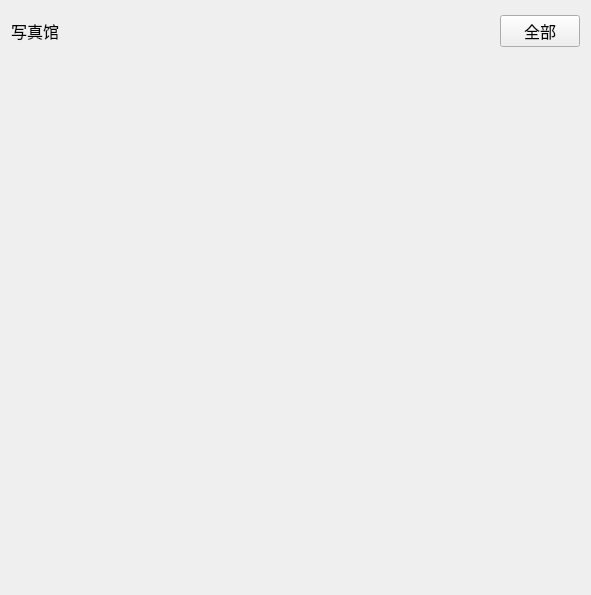
<?xml version="1.0" encoding="UTF-8"?>
<ui version="4.0">
 <class>BottomLeftForm</class>
 <widget class="QWidget" name="BottomLeftForm">
  <property name="geometry">
   <rect>
    <x>0</x>
    <y>0</y>
    <width>591</width>
    <height>595</height>
   </rect>
  </property>
  <property name="windowTitle">
   <string>Form</string>
  </property>
  <layout class="QVBoxLayout" name="verticalLayout">
   <item>
    <widget class="QWidget" name="widget" native="true">
     <property name="maximumSize">
      <size>
       <width>16777215</width>
       <height>40</height>
      </size>
     </property>
     <layout class="QHBoxLayout" name="horizontalLayout">
      <property name="spacing">
       <number>0</number>
      </property>
      <property name="leftMargin">
       <number>0</number>
      </property>
      <property name="topMargin">
       <number>0</number>
      </property>
      <property name="rightMargin">
       <number>0</number>
      </property>
      <property name="bottomMargin">
       <number>0</number>
      </property>
      <item>
       <widget class="QLabel" name="label">
        <property name="font">
         <font>
          <pointsize>12</pointsize>
         </font>
        </property>
        <property name="text">
         <string>写真馆</string>
        </property>
        <property name="alignment">
         <set>Qt::AlignCenter</set>
        </property>
       </widget>
      </item>
      <item>
       <spacer name="horizontalSpacer">
        <property name="orientation">
         <enum>Qt::Horizontal</enum>
        </property>
        <property name="sizeHint" stdset="0">
         <size>
          <width>442</width>
          <height>20</height>
         </size>
        </property>
       </spacer>
      </item>
      <item>
       <widget class="QPushButton" name="pushButton">
        <property name="font">
         <font>
          <pointsize>12</pointsize>
         </font>
        </property>
        <property name="text">
         <string>全部</string>
        </property>
        <property name="autoDefault">
         <bool>false</bool>
        </property>
       </widget>
      </item>
     </layout>
    </widget>
   </item>
   <item>
    <widget class="PanelWidget" name="widget_2" native="true"/>
   </item>
  </layout>
 </widget>
 <customwidgets>
  <customwidget>
   <class>PanelWidget</class>
   <extends>QWidget</extends>
   <header>panelwidget.h</header>
   <container>1</container>
  </customwidget>
 </customwidgets>
 <resources/>
 <connections/>
</ui>
